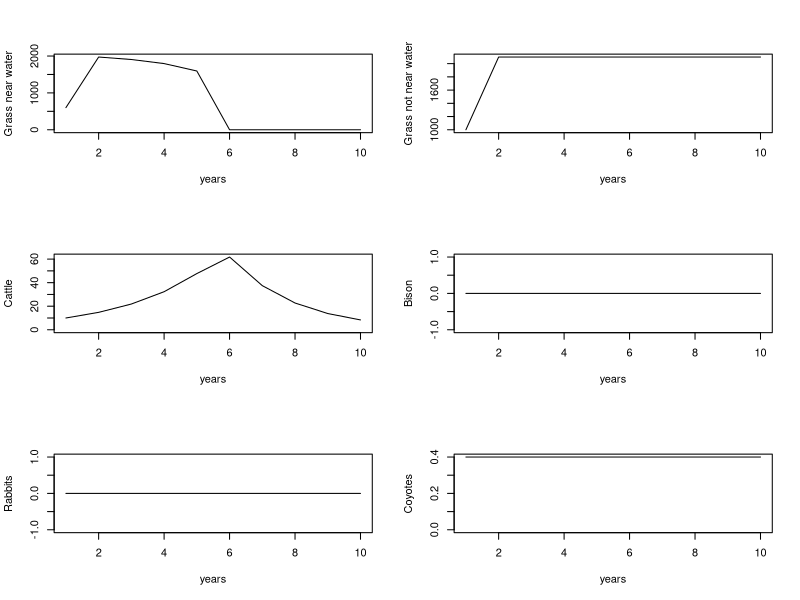

This figure's R source:
library(deSolve)

# Variable Definitions

# Grass / Plants
# Gw0 = initial grass density of area near water
# Gd0 = initial grass density of area not near water
# w2t = proportion of range that is near water
# rG = intrinsic growth rate of grasses, assume the same in both habitats
# kG = carrying density of grasses

# Cattle
# C0 = initial density of cattle within entire space
# aC = grass consumption by cattle per capita per timestep
# eC = cattle biomass conversion efficiency
# dhC = rate of cattle harvest by humans

# Bison
# B0 = initial densiry of bison within entire space
# rb = bison intrinsic growth rate = .22 / year = .018 / month
# dhB = rate of bison culling by humans
# tB = proportion of time bison spend in range areas near water

# Jackrabbits
# R0 = initial density of rabbits within enter space
# aR = grass consumption by rabbits per capita per timestep
# eR = rabbit biomass conversion efficiency
# dnR = intrinsic rabbit death rate

# Coyote
# K0 = initial density of coyote within entire space
# aK = asymtotic consumption of rabbits by coyote
# bK = density at half maximum of coyote consumption
# eK = coyote biomass conversion efficiency
# dnK = coyote death rate imposed by humans

# Population Densities
# Population densities for animals are in individuals per hectare
# Densities for grasses are in grams biomass per hectare

model = function(t, y, parms) {
  
  Gw = y[1]
  Gd = y[2]
  C = y[3]
  B = y[4]
  R = y[5]
  K = y[6]
  
  with(as.list(params), {
    
    GwT = Gw * w2t # Density of grasses near water scaled to total area
    GdT = Gd * ( 1 - w2t ) # Density of grasses not near water scaled to total area
    GT = GwT + GdT # Total density of grass at scale of total area
    
    Gw_growth = Gw * ( rG * ( 1 - Gw / kG )) 
    Gw_cattle_consumption =  (aC * Gw / (bC + Gw)) * C / w2t 
    dGw =  Gw_growth  -  Gw_cattle_consumption -  tB * aB * B    -  (aR * Gw / (bR + Gw)) * R
    
    
    
    dGd = Gd * ( rG * ( 1 - Gd / kG ) )    - (1 - tB) * aB * B     -  (aR * Gw / (bR + Gw)) * R
    
    dC  = (eC * (aC * Gw / (bC + Gw)) / Cw) * C   - dhC * C
    
    dB  = (eB * aB / Bw) * B   - dhB * B
    
    dR  = (eR * (aR * Gw / (bR + Gw)) / Rw) * R * (1 - R / kR)    - dnR * R    - ( (aK * R) / (bK + R) ) * K 
    # evidence is that jackrabbits are not actually limited by food
    
    #dK  = eK * ( (aK * R) / (bK + R) ) * K  - dnK * K
    dK = 0  # Coyotes held constant by management
    
    # [ (1 - tB) * Gd + tB * Gw ] 
    differentials = c(dGw, dGd, dC, dB, dR, dK)
    list(differentials)
  
  })
}

kG = 2100 # carrying capcity density of grasses  kg / ha
params = c(
        Cw = 453, # avg weight of a cow
        Bw = 680, # avg weight of a bison
        Rw = 2, # avg weight of a rabbit
  
        rG = 2000, #6000, # intrinsic (max) growth rate of grasses  kg / year / ha
        kG = kG, # carrying capcity density of grasses  kg / ha
        
        w2t = .25, # amount of area that is 'near water,' i.e. grazable by cattle
        
        aC = 4080,  # ideal kilos of grass per year per cattle 
        bC = kG / 100, # density of grasses at half maximum consumption, value is a rough guess
                     # consumption should saturate quickly
        eC = .1, # median conversion efficiency
        dhC = .5, # cattle harvest rate, percentage
        
        aB = 4080,  # ideal kilos of grass per year per mature bison 
        eB = .04,   #  bison biomass conversion efficiency
        #rB = .22,  # intrinsic growth rate, bison growth per year - individuals per year, not biomass.  equates to above values
        dhB = .012, # culling rate, allowing some growth, a percentage
        tB = .2,  # percentage time bison spend feeding near water, may be influenced by precipitation
        
        eR = .4, # this is tuned to allow one rabbit to create 8 rabbits a year, a conservative estimate
        aR =  54.75, # kg forage pre year per rabbit
        bR = kG / 100, # saturate forage rate quickly 
        kR = 2.7,  # max jackrabbits per hectare
        dnR = 0.05, # natural rabbit death rate - not including predation 
        
        aK = 10,
        bK = 10,
        eK = .1,
        dnK = .8
        )

Gw0 = 600
Gd0 = 1000
C0 = 10 #15
B0 = 0 #2
R0 = 0 #2.7 #10
K0 = .4 #40
  
state = c(
          Gw0,
          Gd0,
          C0,
          B0,
          R0,
          K0
        )


t = 1:30  # 30 years prediction
#t = 1:200 # to get equilibria
t = 1:10

out = ode(y = state, times = t, func = model, parms = params)

par(mfrow=c(3,2))
matplot(t, out[,2], type = "l", ylab = "Grass near water", xlab = 'years')
matplot(t, out[,3], type = "l", ylab = "Grass not near water", xlab = 'years')
matplot(t, out[,4], type = "l", ylab = "Cattle", xlab = 'years', ylim=c(0, max(out[,4])))
matplot(t, out[,5], type = "l", ylab = "Bison", xlab = 'years', ylim=c(0, max(out[,5])))
matplot(t, out[,6], type = "l", ylab = "Rabbits", xlab = 'years', ylim=c(0, max(out[,6])))
matplot(t, out[,7], type = "l", ylab = "Coyotes", xlab = 'years', ylim=c(0, max(out[,7])))
par(mfrow=c(1,1))
